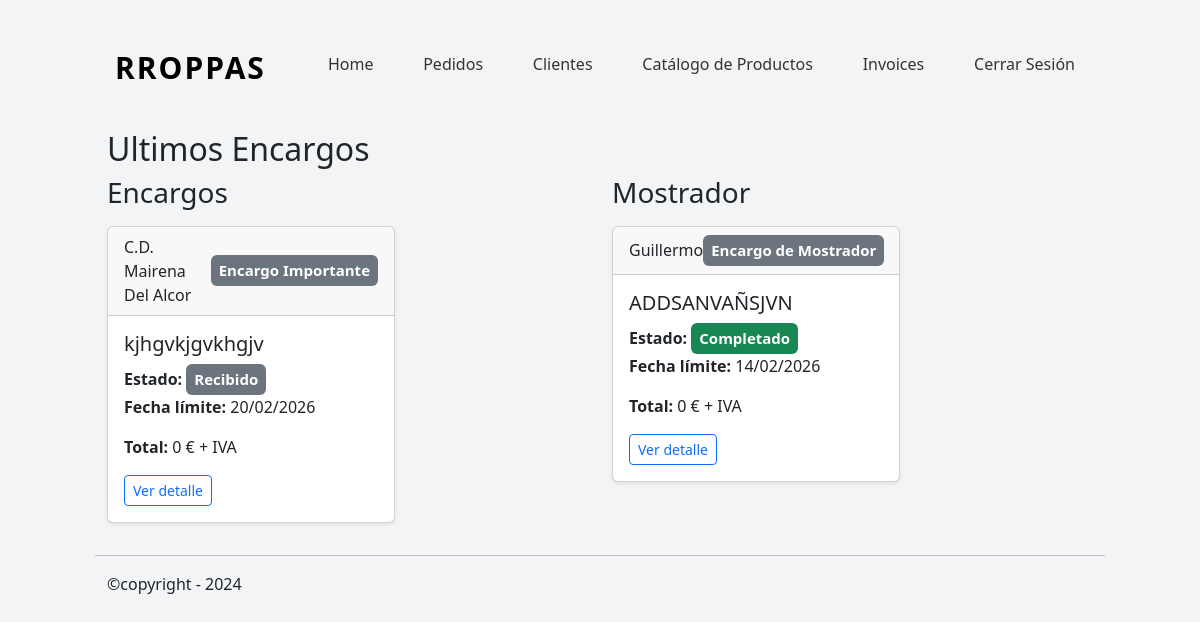
The app's page /home/ (signed in), older data.
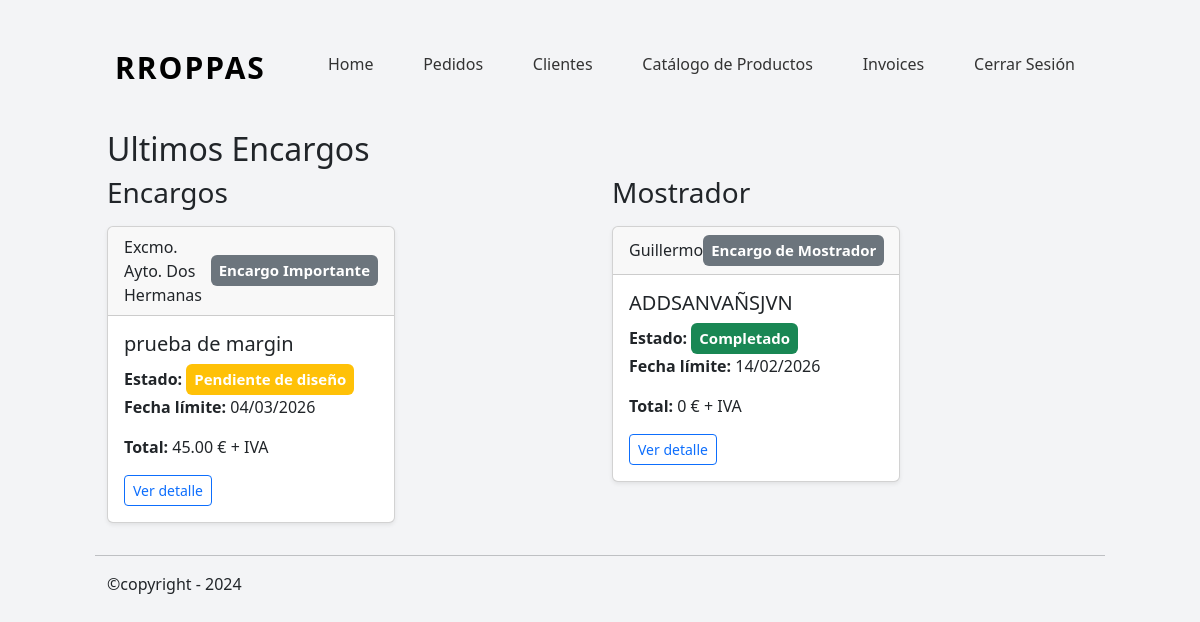
The same page, newer data.
### orders/models.py (models this page shows, shortened)
class Order(models.Model):
    class OrderStatus(models.TextChoices):
        RECEIVED = "RECEIVED", "Recibido"
        PENDING_DESIGN = "PENDING_DESIGN", "Pendiente de diseño"
        DESIGN_READY = "DESIGN_READY", "Diseño confirmado"
        IN_PRODUCTION = "IN_PRODUCTION", "En producción"
        COMPLETED = "COMPLETED", "Completado"
        DELIVERED = "DELIVERED", "Entregado"
        CANCELLED = "CANCELLED", "Cancelado"
    class OrderType(models.TextChoices):
        LARGE = 'LARGE', 'Encargo Importante'
        SMALL = 'SMALL', 'Encargo de Mostrador'
    client = models.ForeignKey(
        Client,
        on_delete=models.PROTECT,
        related_name='orders',
    )
    title = models.CharField(
        max_length=50,
        help_text='Descripcion corta del Pedido',
        verbose_name='Nombre del encargo',
    )
    status = models.CharField(
        verbose_name='Estado',
        choices=OrderStatus,
        default=OrderStatus.PENDING_DESIGN,
    )
    order_type =models.CharField(
        verbose_name='Tipo de pedido',
        choices=OrderType,
    )
    notes = models.TextField(blank=True, null=True)
    delivery_date = models.DateField(blank=True, null=True)
    created_at = models.DateTimeField(auto_now_add=True)
    updated_at = models.DateTimeField(auto_now=True)
    sent_at = models.DateField(blank=True, null=True)
    def total_price(self):
        return sum(
            item.unit_price * item.quantity
            for item in self.items.all()
        )
    def status_color(self):
        return {
            self.OrderStatus.RECEIVED: 'secondary',
            self.OrderStatus.PENDING_DESIGN: 'warning',
            self.OrderStatus.DESIGN_READY: 'info',
            self.OrderStatus.IN_PRODUCTION: 'primary',
            self.OrderStatus.COMPLETED: 'success',
            self.OrderStatus.DELIVERED: 'dark',
            self.OrderStatus.CANCELLED: 'danger',
        }.get(self.status, 'secondary')

class OrderItem(models.Model):
    order = models.ForeignKey(
        Order,
        on_delete=models.CASCADE,
        related_name='items',
    )
    product = models.ForeignKey(
        Product,
        on_delete=models.PROTECT,
    )
    variant = models.ForeignKey(
        ProductVariant,
        on_delete=models.PROTECT,
    )
    quantity = models.PositiveIntegerField(
        default=1,
    )
    unit_price = models.DecimalField(
        max_digits=10,
        decimal_places=2,
        help_text="Precio unitario sin IVA",
        verbose_name='Precio presupuestado',
    )
    notes = models.CharField(
        max_length=255,
        blank=True,
    )

### clients/models.py (models this page shows, shortened)
class Client(models.Model):
    TIPOS_CLIENTE = [
        ("club deportivo", "Club deportivo"),
        ("colegio", "Colegio"),
        ("ayuntamiento", "Ayuntamiento"),
        ("universidad", "Universidad"),
        ("empresa", "Empresa"),
        ("particular", "Particular"),
    ]
    name = models.CharField(
        verbose_name='Nombre',
        max_length=255,
    )
    tipo = models.CharField(
        verbose_name='Tipo de Cliente',
        choices=TIPOS_CLIENTE
    )
    cif_nif = models.CharField(
        verbose_name='CIF/NIF',
        max_length=20,
        blank=True,
        null=True,
    )
    t_number = models.CharField(
        verbose_name='Nº teléfono',
        max_length=30,
        null=True,
        blank=True
    )
    email= models.EmailField(
        blank=True,
    )
    direccion=models.TextField(
        verbose_name='Direccion',
        max_length=100,
        blank=True,
        null=True,
    )
    other=models.TextField(
        verbose_name='Otra información',
        blank=True,
        null=True,
    )
    created_at=models.DateTimeField(
        verbose_name='Fecha de Creación',
        default=timezone.now,
        )

### mini_erp/views.py (the view, shortened to what this page needs)
# urls.py: path('home/', home_view.as_view(), name='home'),
class home_view(TemplateView):
    template_name = 'general/home.html'
    def get_context_data(self, **kwargs):
        context = super().get_context_data(**kwargs)
        search = self.request.GET.get('q')
        order_by_delivery = self.request.GET.get('order') == 'delivery'
        important_orders = Order.objects.filter(order_type='LARGE')
        counter_orders = Order.objects.filter(order_type='SMALL')
        if order_by_delivery:
            important_orders = important_orders.order_by(
                'delivery_date'
            )
            counter_orders = counter_orders.order_by(
                'delivery_date'
            )
        else:
            important_orders = important_orders.order_by(
                '-created_at'
            )
            counter_orders = counter_orders.order_by(
                '-created_at'
            )
        context['important_orders'] = important_orders
        context['counter_orders'] = counter_orders
        return context

### mini_erp/templates/general/home.html (shortened to what this page needs)
{% extends "general/layout.html" %}
{% block contenido %}
   {% if request.user.is_authenticated %}
      <div class="container">
         <section>
               <div class="row">
                  <h2>Ultimos Encargos</h2>
                  <div class="col-md-6">
                     <h3 class="mb-3">Encargos</h3>
                     {% for order in important_orders|slice:":1" %}
                        {% include "_includes/_orders/_order_card.html" %}
                     {% endfor %}
                  </div>
                  <div class="col-md-6">
                     <h3 class="mb-3">Mostrador</h3>
                     {% for order in counter_orders|slice:":1" %}
                        {% include "_includes/_orders/_order_card.html" %}
                     {% endfor %}
                  </div>
               </div>
         </section>
      </div
   {% endif %}
{% endblock %}

### mini_erp/templates/_includes/_orders/_order_card.html
<div class="card mb-3 shadow-sm" style="width: 18rem;">
    <div class="card-header d-flex justify-content-between align-items-center">
        <span>{{ order.client.name }}</span>
        <span class="badge
            {% if order.order_type == 'BIG' %} bg-primary
            {% else %} bg-secondary
            {% endif %}">
            {{ order.get_order_type_display }}
        </span>
    </div>
    <div class="card-body">
        <h5 class="card-title">{{ order.title }}</h5>
        <p class="card-text">
            <strong>Estado:</strong>
            <span class="badge bg-{{ order.status_color }}">
                {{ order.get_status_display }}
            </span>
            <br>
            <strong>Fecha límite:</strong>
            {% if order.delivery_date %}{{ order.delivery_date|date:"d/m/Y" }}{% else %}Sin definir{% endif %}
        </p>
        <p class="card-text-price"><strong>Total:</strong> {{ order.total_price }} € + IVA</p>
        <a href="{% url 'orders:order_detail' order.pk %}" class="btn btn-sm btn-outline-primary">
            Ver detalle
        </a>
    </div>
</div>

Row changes from the older to the newer data that the page shows:
no longer on this page (row unchanged): Order: client.name "C.D. Mairena Del Alcor", order_type "Encargo Importante", title "kjhgvkjgvkhgjv", status "Recibido", delivery_date "20/02/2026", total_price "0", shown under "Encargos"
added Order: client.name "Excmo. Ayto. Dos Hermanas", order_type "Encargo Importante", title "prueba de margin", status "Pendiente de diseño", delivery_date "04/03/2026", total_price "45.00", shown under "Encargos"
